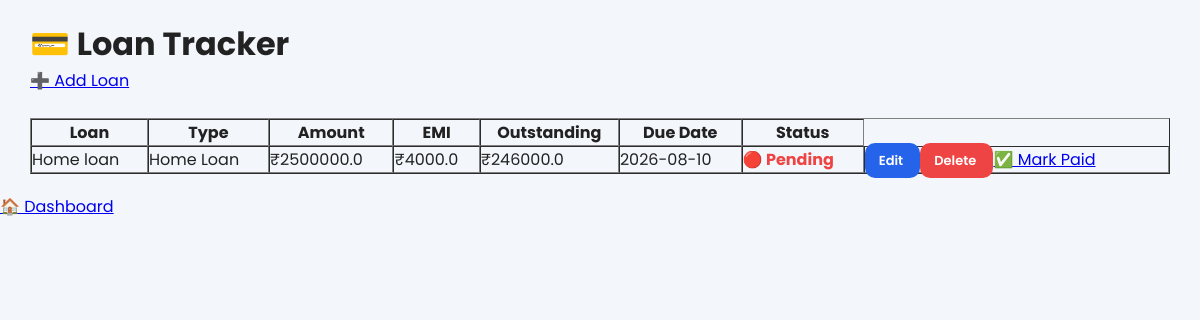
The page /loans (signed in) on the database its author committed.
### models/loan.py (models this page shows)
class Loan(db.Model):
    __tablename__ = "loans"
    id = db.Column(db.Integer, primary_key=True)
    user_id = db.Column(db.Integer, nullable=False)
    loan_name = db.Column(db.String(100), nullable=False)
    loan_type = db.Column(db.String(50), nullable=False)
    loan_amount = db.Column(db.Float, nullable=False)
    interest_rate = db.Column(db.Float, nullable=False)
    emi_amount = db.Column(db.Float, nullable=False)
    outstanding = db.Column(db.Float, nullable=False)
    due_date = db.Column(db.Date, nullable=False)
    status = db.Column(db.String(20), default="Pending")

### app.py (the view)
@app.route("/loans")
def loans():
    if "user_id" not in session:
        return redirect(url_for("login"))
    loans = Loan.query.filter_by(user_id=session["user_id"]).all()
    return render_template(
        "loans.html",
        loans=loans
    )

### templates/loans.html (shortened to what this page needs)
<!DOCTYPE html>
<html lang="en">
<head>
    <link rel="stylesheet" href="{{ url_for('static', filename='css/dashboard.css') }}">
</head>
<body>
<div class="container">
    <h1>💳 Loan Tracker</h1>
    <a href="{{ url_for('add_loan') }}" class="add-btn">
        ➕ Add Loan
    </a>
    <br><br>
    {% if loans %}
    <table border="1" cellpadding="10" cellspacing="0" width="100%">
        <tr>
            <th>Loan</th>
            <th>Type</th>
            <th>Amount</th>
            <th>EMI</th>
            <th>Outstanding</th>
            <th>Due Date</th>
            <th>Status</th>
        </tr>
{% for loan in loans %}
<tr>
    <td>{{ loan.loan_name }}</td>
    <td>{{ loan.loan_type }}</td>
    <td>₹{{ loan.loan_amount }}</td>
    <td>₹{{ loan.emi_amount }}</td>
    <td>₹{{ loan.outstanding }}</td>
    <td>{{ loan.due_date }}</td>
    <td>
        {% if loan.status == "Pending" %}
            <span style="color:#EF4444;font-weight:bold;">
                🔴 Pending
            </span>
        {% else %}
            <span style="color:#22C55E;font-weight:bold;">
                🟢 Paid
            </span>
        {% endif %}
    </td>
    <td>
        <a href="/edit-loan/{{ loan.id }}" class="edit-btn">
             Edit
        </a>
        <a href="/delete-loan/{{ loan.id }}"
           class="delete-btn"
           onclick="return confirm('Delete this loan?')">
              Delete
        </a>
        {% if loan.status == "Pending" %}
        <a href="/mark-paid/{{ loan.id }}" class="paid-btn">
            ✅ Mark Paid
        </a>
        {% endif %}
    </td>
</tr>
{% endfor %}
    </table>
    {% else %}
    <h3>No loans added yet.</h3>
    {% endif %}
</div>
<a href="{{ url_for('dashboard') }}" class="dashboard-btn">
    🏠 Dashboard
</a>
</body>
</html>

### static/css/dashboard.css (style rules this page uses)
* { margin:0; padding:0; box-sizing:border-box; font-family:'Poppins',sans-serif; }
body { background:#F3F7FC; color:#222; }
.container { width:95%; max-width:1200px; margin:auto; padding:20px 0; }
.edit-btn, .delete-btn, .receipt-btn { text-decoration:none; color:#fff; padding:8px 14px; border-radius:10px; font-size:13px; font-weight:600; transition:.25s; }
.edit-btn { background:#2563EB; }
.delete-btn { background:#EF4444; }

### rows shown on the page
Loan: loan_name "Home loan", loan_type "Home Loan", loan_amount "2500000.0", emi_amount "4000.0", outstanding "246000.0", due_date "2026-08-10", status "🔴 Pending"
